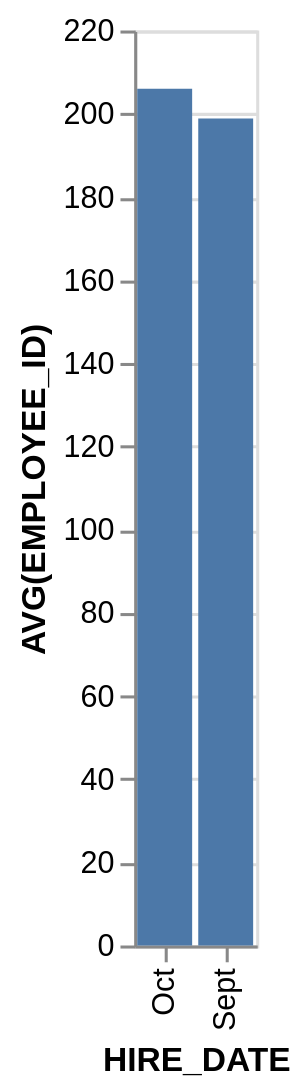

This figure's Vega-Lite source:
### Vega-Lite specification from a JSON file in a GitHub repository (floating-point values rounded to 4 significant figures)
{"data": {"values": [{"x_data": "Oct", "y_data": 206}, {"x_data": "Sept", "y_data": 198.8}]}, "mark": "bar", "encoding": {"x": {"field": "x_data", "type": "nominal", "title": "HIRE_DATE", "sort": {"op": "sum", "field": "y_data", "order": "descending"}}, "y": {"field": "y_data", "type": "quantitative", "title": "AVG(EMPLOYEE_ID)"}}}
